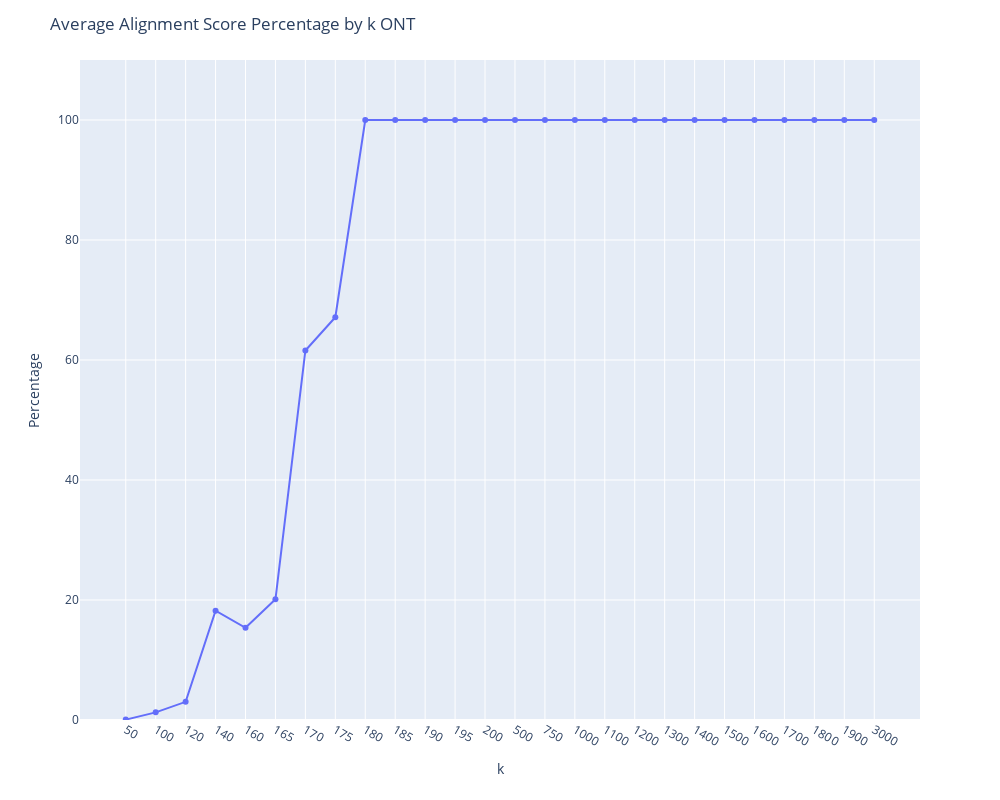

The notebook cell this image was saved under:
### Code cell
avg_data = data.groupby('k')['percentage'].mean().reset_index()
fig = px.line(avg_data, x='k', y='percentage', markers=True)
fig.update_layout(
    title='Average Alignment Score Percentage by k ONT',
    xaxis_title='k',
    yaxis_title='Percentage',
    xaxis={'type': 'category'},  # Make x-axis categorical
    yaxis={'range': [0, 110]},   # Set y-axis range
    width=1000,
    height=800
)
fig.show()

### Figure 1 — Plotly figure (JSON) as saved in the notebook; plotly's stock layout.template omitted (floating-point values rounded to 4 significant figures)
{"data": [{"hovertemplate": "k=%{x}<br>percentage=%{y}<extra></extra>", "legendgroup": "", "line": {"color": "#636efa", "dash": "solid"}, "marker": {"symbol": "circle"}, "mode": "lines+markers", "name": "", "orientation": "v", "showlegend": false, "type": "scatter", "x": [50, 100, 120, 140, 160, 165, 170, 175, 180, 185, 190, 195, 200, 500, 750, 1000, 1100, 1200, 1300, 1400, 1500, 1600, 1700, 1800, 1900, 3000], "xaxis": "x", "y": [0.06599, 1.275, 3.029, 18.21, 15.37, 20.13, 61.58, 67.14, 100, 100, 100, 100, 100, 100, 100, 100, 100, 100, 100, 100, 100, 100, 100, 100, 100, 100], "yaxis": "y"}], "layout": {"height": 800, "legend": {"tracegroupgap": 0}, "margin": {"t": 60}, "title": {"text": "Average Alignment Score Percentage by k ONT"}, "width": 1000, "xaxis": {"anchor": "y", "domain": [0, 1], "title": {"text": "k"}, "type": "category"}, "yaxis": {"anchor": "x", "domain": [0, 1], "range": [0, 110], "title": {"text": "Percentage"}}}}
